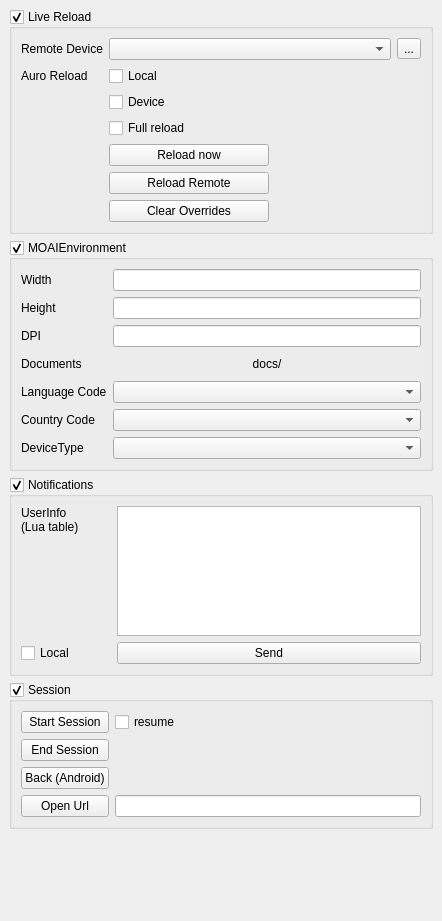
<?xml version="1.0" encoding="UTF-8"?>
<ui version="4.0">
 <class>environmentdock</class>
 <widget class="QDockWidget" name="environmentdock">
  <property name="geometry">
   <rect>
    <x>0</x>
    <y>0</y>
    <width>442</width>
    <height>921</height>
   </rect>
  </property>
  <property name="windowTitle">
   <string>Environment</string>
  </property>
  <widget class="QWidget" name="dockWidgetContents">
   <layout class="QVBoxLayout" name="verticalLayout">
    <item>
     <widget class="QGroupBoxCollapsible" name="reloadGroup">
      <property name="focusPolicy">
       <enum>Qt::StrongFocus</enum>
      </property>
      <property name="title">
       <string>Live Reload</string>
      </property>
      <property name="flat">
       <bool>true</bool>
      </property>
      <property name="checkable">
       <bool>true</bool>
      </property>
      <layout class="QGridLayout" name="gridLayout_5">
       <item row="1" column="1">
        <widget class="QCheckBox" name="localAutoreload">
         <property name="focusPolicy">
          <enum>Qt::TabFocus</enum>
         </property>
         <property name="layoutDirection">
          <enum>Qt::LeftToRight</enum>
         </property>
         <property name="text">
          <string>Local</string>
         </property>
        </widget>
       </item>
       <item row="2" column="1">
        <widget class="QCheckBox" name="deviceAutoreload">
         <property name="focusPolicy">
          <enum>Qt::TabFocus</enum>
         </property>
         <property name="layoutDirection">
          <enum>Qt::LeftToRight</enum>
         </property>
         <property name="text">
          <string>Device</string>
         </property>
        </widget>
       </item>
       <item row="0" column="0">
        <widget class="QLabel" name="label_4">
         <property name="text">
          <string>Remote Device</string>
         </property>
        </widget>
       </item>
       <item row="1" column="0">
        <widget class="QLabel" name="label_5">
         <property name="text">
          <string>Auro Reload</string>
         </property>
        </widget>
       </item>
       <item row="6" column="1">
        <widget class="QPushButton" name="clearOverridesBtn">
         <property name="maximumSize">
          <size>
           <width>160</width>
           <height>16777215</height>
          </size>
         </property>
         <property name="text">
          <string>Clear Overrides</string>
         </property>
        </widget>
       </item>
       <item row="4" column="1">
        <widget class="QPushButton" name="reloadNowBtn">
         <property name="maximumSize">
          <size>
           <width>160</width>
           <height>16777215</height>
          </size>
         </property>
         <property name="text">
          <string>Reload now</string>
         </property>
        </widget>
       </item>
       <item row="0" column="2">
        <widget class="QToolButton" name="updateDevicesBtn">
         <property name="autoFillBackground">
          <bool>false</bool>
         </property>
         <property name="text">
          <string>...</string>
         </property>
         <property name="icon">
          <iconset>
           <normalon>:/icon/resources/reload.png</normalon>
          </iconset>
         </property>
         <property name="iconSize">
          <size>
           <width>16</width>
           <height>16</height>
          </size>
         </property>
         <property name="autoRaise">
          <bool>false</bool>
         </property>
        </widget>
       </item>
       <item row="0" column="1">
        <widget class="QComboBox" name="availableDevicesList">
         <property name="sizePolicy">
          <sizepolicy hsizetype="Expanding" vsizetype="Fixed">
           <horstretch>0</horstretch>
           <verstretch>0</verstretch>
          </sizepolicy>
         </property>
        </widget>
       </item>
       <item row="3" column="1">
        <widget class="QCheckBox" name="fullAutoreload">
         <property name="text">
          <string>Full reload</string>
         </property>
        </widget>
       </item>
       <item row="5" column="1">
        <widget class="QPushButton" name="reloadNowRemoteBtn">
         <property name="maximumSize">
          <size>
           <width>160</width>
           <height>16777215</height>
          </size>
         </property>
         <property name="text">
          <string>Reload Remote</string>
         </property>
        </widget>
       </item>
      </layout>
     </widget>
    </item>
    <item>
     <widget class="QGroupBoxCollapsible" name="environmentGroup">
      <property name="focusPolicy">
       <enum>Qt::StrongFocus</enum>
      </property>
      <property name="title">
       <string>MOAIEnvironment</string>
      </property>
      <property name="flat">
       <bool>true</bool>
      </property>
      <property name="checkable">
       <bool>true</bool>
      </property>
      <property name="checked">
       <bool>true</bool>
      </property>
      <layout class="QGridLayout" name="gridLayout_4">
       <item row="1" column="1">
        <widget class="QLineEdit" name="heightEdit">
         <property name="sizePolicy">
          <sizepolicy hsizetype="Expanding" vsizetype="Fixed">
           <horstretch>0</horstretch>
           <verstretch>0</verstretch>
          </sizepolicy>
         </property>
         <property name="minimumSize">
          <size>
           <width>0</width>
           <height>0</height>
          </size>
         </property>
         <property name="focusPolicy">
          <enum>Qt::StrongFocus</enum>
         </property>
        </widget>
       </item>
       <item row="0" column="1">
        <widget class="QLineEdit" name="widthEdit">
         <property name="focusPolicy">
          <enum>Qt::StrongFocus</enum>
         </property>
        </widget>
       </item>
       <item row="0" column="0">
        <widget class="QLabel" name="label_2">
         <property name="text">
          <string>Width</string>
         </property>
        </widget>
       </item>
       <item row="4" column="0">
        <widget class="QLabel" name="label_8">
         <property name="text">
          <string>Language Code</string>
         </property>
        </widget>
       </item>
       <item row="4" column="1">
        <widget class="QComboBox" name="languageBox"/>
       </item>
       <item row="3" column="1">
        <widget class="QPushButton" name="documentsBtn">
         <property name="sizePolicy">
          <sizepolicy hsizetype="Minimum" vsizetype="Fixed">
           <horstretch>0</horstretch>
           <verstretch>0</verstretch>
          </sizepolicy>
         </property>
         <property name="maximumSize">
          <size>
           <width>16777215</width>
           <height>26</height>
          </size>
         </property>
         <property name="focusPolicy">
          <enum>Qt::TabFocus</enum>
         </property>
         <property name="text">
          <string>docs/</string>
         </property>
         <property name="autoRepeat">
          <bool>false</bool>
         </property>
         <property name="default">
          <bool>false</bool>
         </property>
         <property name="flat">
          <bool>true</bool>
         </property>
        </widget>
       </item>
       <item row="6" column="0">
        <widget class="QLabel" name="label_9">
         <property name="text">
          <string>DeviceType</string>
         </property>
        </widget>
       </item>
       <item row="3" column="0">
        <widget class="QLabel" name="label_6">
         <property name="maximumSize">
          <size>
           <width>16777215</width>
           <height>26</height>
          </size>
         </property>
         <property name="text">
          <string>Documents</string>
         </property>
        </widget>
       </item>
       <item row="2" column="0">
        <widget class="QLabel" name="label">
         <property name="text">
          <string>DPI</string>
         </property>
        </widget>
       </item>
       <item row="2" column="1">
        <widget class="QLineEdit" name="dpiEdit"/>
       </item>
       <item row="5" column="1">
        <widget class="QComboBox" name="countryBox"/>
       </item>
       <item row="6" column="1">
        <widget class="QComboBox" name="deviceBox"/>
       </item>
       <item row="5" column="0">
        <widget class="QLabel" name="label_7">
         <property name="text">
          <string>Country Code</string>
         </property>
        </widget>
       </item>
       <item row="1" column="0">
        <widget class="QLabel" name="label_3">
         <property name="text">
          <string>Height</string>
         </property>
        </widget>
       </item>
      </layout>
     </widget>
    </item>
    <item>
     <widget class="QGroupBoxCollapsible" name="notificationsGroup">
      <property name="focusPolicy">
       <enum>Qt::StrongFocus</enum>
      </property>
      <property name="title">
       <string>Notifications</string>
      </property>
      <property name="flat">
       <bool>true</bool>
      </property>
      <property name="checkable">
       <bool>true</bool>
      </property>
      <property name="checked">
       <bool>true</bool>
      </property>
      <layout class="QGridLayout" name="gridLayout_2">
       <item row="1" column="0">
        <widget class="QLabel" name="label_11">
         <property name="minimumSize">
          <size>
           <width>90</width>
           <height>0</height>
          </size>
         </property>
         <property name="text">
          <string>UserInfo 
(Lua table)</string>
         </property>
         <property name="alignment">
          <set>Qt::AlignLeading|Qt::AlignLeft|Qt::AlignTop</set>
         </property>
        </widget>
       </item>
       <item row="1" column="1">
        <widget class="QPlainTextEdit" name="pushUserInfo">
         <property name="sizePolicy">
          <sizepolicy hsizetype="Expanding" vsizetype="Fixed">
           <horstretch>0</horstretch>
           <verstretch>0</verstretch>
          </sizepolicy>
         </property>
         <property name="maximumSize">
          <size>
           <width>16777215</width>
           <height>130</height>
          </size>
         </property>
        </widget>
       </item>
       <item row="2" column="1">
        <widget class="QPushButton" name="pushSend">
         <property name="text">
          <string>Send</string>
         </property>
        </widget>
       </item>
       <item row="2" column="0">
        <widget class="QCheckBox" name="pushLocal">
         <property name="text">
          <string>Local</string>
         </property>
        </widget>
       </item>
      </layout>
     </widget>
    </item>
    <item>
     <widget class="QGroupBoxCollapsible" name="seesionGroup">
      <property name="focusPolicy">
       <enum>Qt::StrongFocus</enum>
      </property>
      <property name="title">
       <string>Session</string>
      </property>
      <property name="flat">
       <bool>true</bool>
      </property>
      <property name="checkable">
       <bool>true</bool>
      </property>
      <layout class="QGridLayout" name="gridLayout_3">
       <item row="3" column="1">
        <widget class="QLineEdit" name="urlEdit"/>
       </item>
       <item row="3" column="0">
        <widget class="QPushButton" name="urlBtn">
         <property name="text">
          <string>Open Url</string>
         </property>
        </widget>
       </item>
       <item row="1" column="0">
        <widget class="QPushButton" name="sessionEndBtn">
         <property name="text">
          <string>End Session</string>
         </property>
        </widget>
       </item>
       <item row="0" column="0">
        <widget class="QPushButton" name="sessionStartBtn">
         <property name="text">
          <string>Start Session</string>
         </property>
        </widget>
       </item>
       <item row="0" column="1">
        <widget class="QCheckBox" name="sessionResume">
         <property name="text">
          <string>resume</string>
         </property>
        </widget>
       </item>
       <item row="2" column="0">
        <widget class="QPushButton" name="backBtn">
         <property name="text">
          <string>Back (Android)</string>
         </property>
        </widget>
       </item>
      </layout>
     </widget>
    </item>
    <item>
     <spacer name="verticalSpacer">
      <property name="orientation">
       <enum>Qt::Vertical</enum>
      </property>
      <property name="sizeHint" stdset="0">
       <size>
        <width>20</width>
        <height>40</height>
       </size>
      </property>
     </spacer>
    </item>
   </layout>
  </widget>
 </widget>
 <customwidgets>
  <customwidget>
   <class>QGroupBoxCollapsible</class>
   <extends>QGroupBox</extends>
   <header>widgets/qgroupboxcollapsible</header>
   <container>1</container>
  </customwidget>
 </customwidgets>
 <tabstops>
  <tabstop>reloadGroup</tabstop>
  <tabstop>availableDevicesList</tabstop>
  <tabstop>updateDevicesBtn</tabstop>
  <tabstop>localAutoreload</tabstop>
  <tabstop>deviceAutoreload</tabstop>
  <tabstop>fullAutoreload</tabstop>
  <tabstop>reloadNowBtn</tabstop>
  <tabstop>environmentGroup</tabstop>
  <tabstop>widthEdit</tabstop>
  <tabstop>heightEdit</tabstop>
  <tabstop>dpiEdit</tabstop>
  <tabstop>documentsBtn</tabstop>
  <tabstop>languageBox</tabstop>
  <tabstop>countryBox</tabstop>
  <tabstop>notificationsGroup</tabstop>
  <tabstop>pushUserInfo</tabstop>
  <tabstop>pushLocal</tabstop>
  <tabstop>pushSend</tabstop>
  <tabstop>seesionGroup</tabstop>
  <tabstop>sessionStartBtn</tabstop>
  <tabstop>sessionResume</tabstop>
  <tabstop>sessionEndBtn</tabstop>
  <tabstop>urlBtn</tabstop>
  <tabstop>urlEdit</tabstop>
 </tabstops>
 <resources>
  <include location="../resources.qrc"/>
 </resources>
 <connections>
  <connection>
   <sender>reloadNowBtn</sender>
   <signal>clicked()</signal>
   <receiver>environmentdock</receiver>
   <slot>reloadMoai()</slot>
   <hints>
    <hint type="sourcelabel">
     <x>209</x>
     <y>223</y>
    </hint>
    <hint type="destinationlabel">
     <x>185</x>
     <y>343</y>
    </hint>
   </hints>
  </connection>
  <connection>
   <sender>localAutoreload</sender>
   <signal>toggled(bool)</signal>
   <receiver>environmentdock</receiver>
   <slot>setAutoreloadHost(bool)</slot>
   <hints>
    <hint type="sourcelabel">
     <x>212</x>
     <y>143</y>
    </hint>
    <hint type="destinationlabel">
     <x>185</x>
     <y>343</y>
    </hint>
   </hints>
  </connection>
  <connection>
   <sender>fullAutoreload</sender>
   <signal>toggled(bool)</signal>
   <receiver>environmentdock</receiver>
   <slot>setAutoreloadFull(bool)</slot>
   <hints>
    <hint type="sourcelabel">
     <x>212</x>
     <y>191</y>
    </hint>
    <hint type="destinationlabel">
     <x>185</x>
     <y>343</y>
    </hint>
   </hints>
  </connection>
  <connection>
   <sender>deviceAutoreload</sender>
   <signal>toggled(bool)</signal>
   <receiver>environmentdock</receiver>
   <slot>setAutoreloadDevice(bool)</slot>
   <hints>
    <hint type="sourcelabel">
     <x>212</x>
     <y>168</y>
    </hint>
    <hint type="destinationlabel">
     <x>185</x>
     <y>343</y>
    </hint>
   </hints>
  </connection>
  <connection>
   <sender>availableDevicesList</sender>
   <signal>currentIndexChanged(int)</signal>
   <receiver>environmentdock</receiver>
   <slot>setCurrentDevice(int)</slot>
   <hints>
    <hint type="sourcelabel">
     <x>209</x>
     <y>113</y>
    </hint>
    <hint type="destinationlabel">
     <x>185</x>
     <y>343</y>
    </hint>
   </hints>
  </connection>
  <connection>
   <sender>updateDevicesBtn</sender>
   <signal>clicked()</signal>
   <receiver>environmentdock</receiver>
   <slot>updateDeviceList()</slot>
   <hints>
    <hint type="sourcelabel">
     <x>288</x>
     <y>112</y>
    </hint>
    <hint type="destinationlabel">
     <x>185</x>
     <y>343</y>
    </hint>
   </hints>
  </connection>
  <connection>
   <sender>dpiEdit</sender>
   <signal>textChanged(QString)</signal>
   <receiver>environmentdock</receiver>
   <slot>setScreenDpi(QString)</slot>
   <hints>
    <hint type="sourcelabel">
     <x>186</x>
     <y>276</y>
    </hint>
    <hint type="destinationlabel">
     <x>150</x>
     <y>343</y>
    </hint>
   </hints>
  </connection>
  <connection>
   <sender>countryBox</sender>
   <signal>currentIndexChanged(int)</signal>
   <receiver>environmentdock</receiver>
   <slot>setCountryCode(int)</slot>
   <hints>
    <hint type="sourcelabel">
     <x>186</x>
     <y>340</y>
    </hint>
    <hint type="destinationlabel">
     <x>150</x>
     <y>343</y>
    </hint>
   </hints>
  </connection>
  <connection>
   <sender>languageBox</sender>
   <signal>currentIndexChanged(int)</signal>
   <receiver>environmentdock</receiver>
   <slot>setLanguageCode(int)</slot>
   <hints>
    <hint type="sourcelabel">
     <x>186</x>
     <y>370</y>
    </hint>
    <hint type="destinationlabel">
     <x>150</x>
     <y>343</y>
    </hint>
   </hints>
  </connection>
  <connection>
   <sender>documentsBtn</sender>
   <signal>clicked()</signal>
   <receiver>environmentdock</receiver>
   <slot>browseDocuments()</slot>
   <hints>
    <hint type="sourcelabel">
     <x>186</x>
     <y>312</y>
    </hint>
    <hint type="destinationlabel">
     <x>150</x>
     <y>343</y>
    </hint>
   </hints>
  </connection>
  <connection>
   <sender>sessionStartBtn</sender>
   <signal>clicked()</signal>
   <receiver>environmentdock</receiver>
   <slot>onStartSession()</slot>
   <hints>
    <hint type="sourcelabel">
     <x>136</x>
     <y>452</y>
    </hint>
    <hint type="destinationlabel">
     <x>173</x>
     <y>438</y>
    </hint>
   </hints>
  </connection>
  <connection>
   <sender>sessionEndBtn</sender>
   <signal>clicked()</signal>
   <receiver>environmentdock</receiver>
   <slot>onEndSession()</slot>
   <hints>
    <hint type="sourcelabel">
     <x>136</x>
     <y>486</y>
    </hint>
    <hint type="destinationlabel">
     <x>173</x>
     <y>438</y>
    </hint>
   </hints>
  </connection>
  <connection>
   <sender>urlBtn</sender>
   <signal>clicked()</signal>
   <receiver>environmentdock</receiver>
   <slot>onOpenedFromUrl()</slot>
   <hints>
    <hint type="sourcelabel">
     <x>289</x>
     <y>526</y>
    </hint>
    <hint type="destinationlabel">
     <x>173</x>
     <y>438</y>
    </hint>
   </hints>
  </connection>
  <connection>
   <sender>pushSend</sender>
   <signal>clicked()</signal>
   <receiver>environmentdock</receiver>
   <slot>sendNotification()</slot>
   <hints>
    <hint type="sourcelabel">
     <x>209</x>
     <y>596</y>
    </hint>
    <hint type="destinationlabel">
     <x>173</x>
     <y>438</y>
    </hint>
   </hints>
  </connection>
  <connection>
   <sender>clearOverridesBtn</sender>
   <signal>clicked()</signal>
   <receiver>environmentdock</receiver>
   <slot>clearRemoteOverrides()</slot>
   <hints>
    <hint type="sourcelabel">
     <x>205</x>
     <y>215</y>
    </hint>
    <hint type="destinationlabel">
     <x>219</x>
     <y>427</y>
    </hint>
   </hints>
  </connection>
  <connection>
   <sender>deviceBox</sender>
   <signal>currentIndexChanged(int)</signal>
   <receiver>environmentdock</receiver>
   <slot>setDeviceType()</slot>
   <hints>
    <hint type="sourcelabel">
     <x>272</x>
     <y>470</y>
    </hint>
    <hint type="destinationlabel">
     <x>219</x>
     <y>432</y>
    </hint>
   </hints>
  </connection>
  <connection>
   <sender>backBtn</sender>
   <signal>clicked()</signal>
   <receiver>environmentdock</receiver>
   <slot>onBackButton()</slot>
   <hints>
    <hint type="sourcelabel">
     <x>81</x>
     <y>798</y>
    </hint>
    <hint type="destinationlabel">
     <x>219</x>
     <y>440</y>
    </hint>
   </hints>
  </connection>
  <connection>
   <sender>reloadNowRemoteBtn</sender>
   <signal>clicked()</signal>
   <receiver>environmentdock</receiver>
   <slot>reloadRemote()</slot>
   <hints>
    <hint type="sourcelabel">
     <x>200</x>
     <y>205</y>
    </hint>
    <hint type="destinationlabel">
     <x>220</x>
     <y>460</y>
    </hint>
   </hints>
  </connection>
 </connections>
 <slots>
  <slot>setAutoreloadHost(bool)</slot>
  <slot>setAutoreloadFull(bool)</slot>
  <slot>setAutoreloadDevice(bool)</slot>
  <slot>updateDeviceList()</slot>
  <slot>setCurrentDevice(int)</slot>
  <slot>reloadMoai()</slot>
  <slot>setCountryCode(int)</slot>
  <slot>setLanguageCode(int)</slot>
  <slot>browseDocuments()</slot>
  <slot>setScreenDpi(QString)</slot>
  <slot>onStartSession()</slot>
  <slot>onEndSession()</slot>
  <slot>onOpenedFromUrl()</slot>
  <slot>sendNotification()</slot>
  <slot>clearRemoteOverrides()</slot>
  <slot>setDeviceType()</slot>
  <slot>onBackButton()</slot>
  <slot>reloadRemote()</slot>
 </slots>
</ui>
